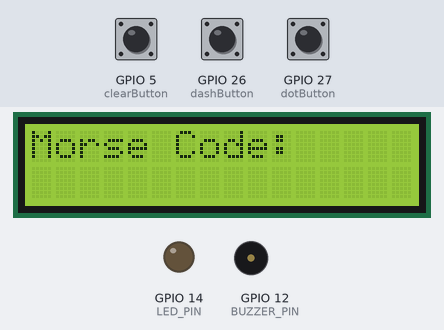
Bench run of a sketch on a simulated ESP32. Shown: 16×2 character LCD, output pins drawn as LEDs (lit = HIGH), buzzer (waves = sounding). The inputs (shaded band) are chosen by the test bench; at power-on: GPIO 26 (dashButton) HIGH, GPIO 27 (dotButton) HIGH, GPIO 5 (clearButton) HIGH. WiFi joins after 1.5 s; servers stay silent unless stated; what the sketch prints to the serial monitor is not drawn.

Above: at 4.8 s.
4.9 s: GPIO 26 (dashButton) pulled LOW for 0.15 s
At 6.9 s:
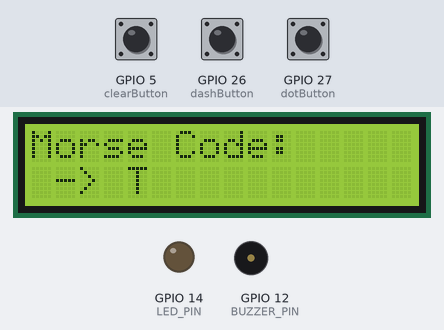
7.5 s: GPIO 27 (dotButton) pulled LOW for 1 s
At 10.6 s:
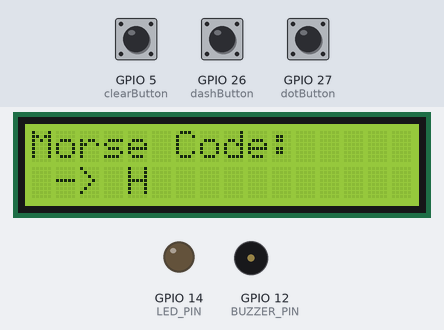
11.0 s: GPIO 27 (dotButton) pulled LOW for 0.15 s
At 12.7 s:
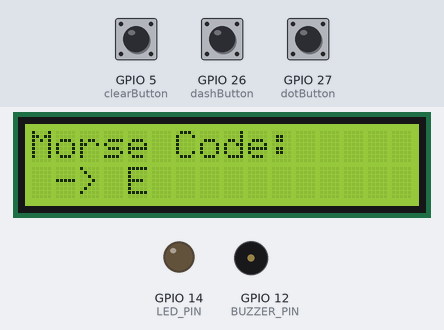
13.6 s: GPIO 26 (dashButton) pulled LOW for 1 s
At 16.4 s:
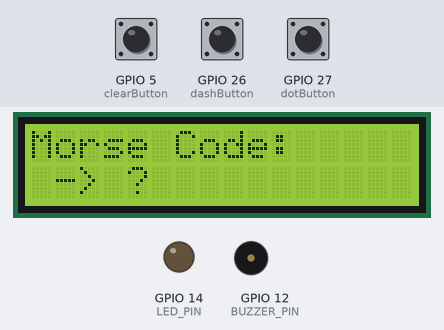
17.0 s: GPIO 5 (clearButton) pulled LOW for 0.15 s
At 18.2 s:
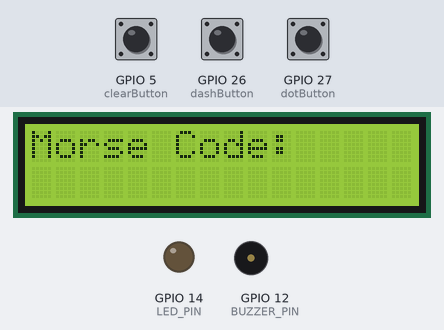
18.6 s: GPIO 26 (dashButton) pulsed LOW 2 times (0.12 s each, 0.3 s apart)
At 19.99 s:
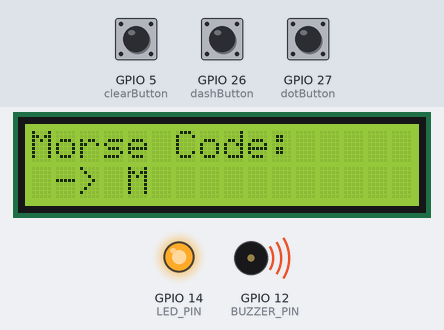
Timing chart, 0 to 21.6 s (numbered marks = the images above; inputs shaded):
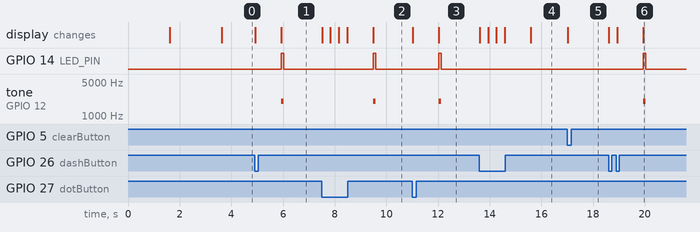

The sketch:

Tactile_Digital_Bridge.ino
```cpp
/*
  Tactile-Digital Bridge: Morse Code Messaging System
  Author: Parth Khare
  Description: Allows bidirectional communication using tactile Morse code input and a web-based interface hosted on ESP32.
*/
#include <WiFi.h>
#include <WebServer.h>
#include <Wire.h>
#include <LiquidCrystal_I2C.h>

const char* ssid = "ssid";
const char* password = "password";


WebServer server(80);

const int dashButton = 26;
const int dotButton = 27;
#define BUZZER_PIN 12
#define LED_PIN 14
const int clearButton = 5;

String morseCode = "";
unsigned long lastInputTime = 0;
String decodedMessage = "";
String webMessage = "";

const char* morseAlphabet[] = {
  ".-", "-...", "-.-.", "-..", ".", "..-.", "--.", "....", "..", ".---",
  "-.-", ".-..", "--", "-.", "---", ".--.", "--.-", ".-.", "...", "-",
  "..-", "...-", ".--", "-..-", "-.--", "--..",
  "-----", ".----", "..---", "...--", "....-", ".....",
  "-....", "--...", "---..", "----."
};
const char asciiChars[] = "ABCDEFGHIJKLMNOPQRSTUVWXYZ0123456789";

LiquidCrystal_I2C lcd(0x27, 16, 2);

void handleMorseInput();
void updateDisplay();
void decodeMorse();
void connectToWiFi();

void setup() {
  Serial.begin(115200);
  pinMode(dashButton, INPUT_PULLUP);
  pinMode(dotButton, INPUT_PULLUP);
  pinMode(BUZZER_PIN, OUTPUT);
  pinMode(LED_PIN, OUTPUT);
  pinMode(clearButton, INPUT_PULLUP);

  lcd.init();
  lcd.backlight();
  lcd.clear();
  lcd.print("WiFi Connecting");

  connectToWiFi();

  server.on("/", handleRoot);

  server.on("/send", HTTP_POST, []() {
    if (server.hasArg("message")) {
      Serial.println("Testing Buzzer and LED...");
      webMessage = server.arg("message");
      Serial.println("Received from browser: " + webMessage);
      lcd.setCursor(0, 1);
      lcd.print("                ");
      lcd.setCursor(0, 1);
      lcd.print("Web: ");
      lcd.print(webMessage);
      tone(BUZZER_PIN, 2000, 100);
      digitalWrite(LED_PIN, HIGH);
      delay(100);
      digitalWrite(LED_PIN, LOW);
      server.send(200, "text/plain", "OK");
    } else {
      server.send(400, "text/plain", "Missing message");
    }
  });

  server.begin();
  Serial.println("HTTP Server Started");

  lcd.clear();
  lcd.setCursor(0, 0);
  lcd.print("Morse Code:");
  Serial.println("System Ready");
}

void loop() {
  server.handleClient();
  handleMorseInput();
}

void connectToWiFi() {
  Serial.println("\nAttempting WiFi connection...");
  Serial.print("SSID: ");
  Serial.println(ssid);

  WiFi.mode(WIFI_STA);
  WiFi.setSleep(false);
  WiFi.begin(ssid, password);

  unsigned long startTime = millis();
  while (WiFi.status() != WL_CONNECTED && millis() - startTime < 30000) {
    delay(500);
    Serial.print(".");
  }

  if (WiFi.status() == WL_CONNECTED) {
    Serial.println("\nWiFi Connected!");
    Serial.print("IP Address: ");
    Serial.println(WiFi.localIP());

    lcd.clear();
    lcd.print("WiFi Connected");
    lcd.setCursor(0, 1);
    lcd.print(WiFi.localIP());
    delay(2000);
  } else {
    Serial.println("\nWiFi Connection Failed!");
    lcd.clear();
    lcd.print("WiFi Failed!");
    while (true) delay(1000);
  }
}

void handleMorseInput() {
  static unsigned long lastDebounceTime = 0;
  const int debounceDelay = 300;

  if (digitalRead(dashButton) == LOW && (millis() - lastDebounceTime) > debounceDelay) {
    morseCode += "-";
    Serial.println("Added: -");
    updateDisplay();
    lastInputTime = millis();
    lastDebounceTime = millis();
  }

  if (digitalRead(dotButton) == LOW && (millis() - lastDebounceTime) > debounceDelay) {
    morseCode += ".";
    Serial.println("Added: .");
    updateDisplay();
    lastInputTime = millis();
    lastDebounceTime = millis();
  }
  if (digitalRead(clearButton) == LOW && (millis() - lastDebounceTime) > debounceDelay) {
    clearLCD();
  }

  if (millis() - lastInputTime > 1000 && morseCode.length() > 0) {
    Serial.print("Decoding: ");
    Serial.println(morseCode);
    decodeMorse();
    morseCode = "";
  }
}
void clearLCD() {
  morseCode = "";
  decodedMessage = "";
  webMessage = "";

  lcd.clear();
  lcd.setCursor(0, 0);
  lcd.print("Morse Code:");

  delay(500);
}

void updateDisplay() {
  lcd.setCursor(0, 1);
  lcd.print("                ");
  lcd.setCursor(0, 1);
  lcd.print(morseCode);
  Serial.print("Current Morse: ");
  Serial.println(morseCode);
}

void decodeMorse() {
  for (int i = 0; i < 36; i++) {
    if (morseCode == morseAlphabet[i]) {
      char decodedChar = asciiChars[i];
      Serial.print("Decoded '");
      Serial.print(morseCode);
      Serial.print("' as: ");
      Serial.println(decodedChar);

      lcd.setCursor(0, 1);
      lcd.print(" -> ");
      lcd.print(decodedChar);

      decodedMessage += decodedChar;

      tone(BUZZER_PIN, 2000, 100);
      digitalWrite(LED_PIN, HIGH);
      delay(100);
      digitalWrite(LED_PIN, LOW);
      return;
    }
  }

  Serial.print("Unknown Morse: ");
  Serial.println(morseCode);
  lcd.setCursor(0, 1);
  lcd.print(" -> ?");
}

void handleRoot() {
  String html = R"rawliteral(
<!DOCTYPE html>
<html lang="en">
<head>
  <meta charset="UTF-8">
  <title>Tactile-Digital Bridge</title>
  <meta name="viewport" content="width=device-width, initial-scale=1">
  <meta http-equiv="refresh" content="2">
  <style>
    body {
      font-family: 'Segoe UI', sans-serif;
      background: linear-gradient(to right, #1e1e2f, #2c2f4a);
      color: #f5f5f5;
      margin: 0;
      padding: 0;
    }
    .header {
      background: #12121c;
      padding: 20px;
      text-align: center;
      border-bottom: 2px solid #00bcd4;
    }
    .header h1 {
      margin: 0;
      font-size: 24px;
      color: #00bcd4;
    }
    .device-name {
      font-size: 14px;
      color: #aaa;
      margin-top: 5px;
    }
    .container {
      max-width: 600px;
      margin: 20px auto;
      background: #2b2e48;
      border-radius: 10px;
      padding: 20px;
      box-shadow: 0 0 10px #00000050;
    }
    .section {
      margin-bottom: 20px;
    }
    .label {
      font-size: 13px;
      color: #bbb;
      margin-bottom: 5px;
    }
    .about-box {
      background: #202235;
      padding: 15px;
      border-radius: 8px;
      font-size: 14px;
      line-height: 1.6;
      color: #ddd;
    }
    .chatbox {
      background: #191c2b;
      padding: 10px 15px;
      border-radius: 6px;
      min-height: 40px;
      font-size: 16px;
      word-wrap: break-word;
    }
    input, button {
      width: 100%;
      padding: 10px;
      margin-top: 10px;
      font-size: 14px;
      border: none;
      border-radius: 5px;
    }
    button {
      background: #00bcd4;
      color: #fff;
      cursor: pointer;
    }
    .footer {
      text-align: center;
      margin-top: 25px;
      font-size: 13px;
      color: #888;
    }
  </style>
</head>
<body>
  <div class="header">
    <h1>🟢 Tactile-Digital Bridge</h1>
    <div class="device-name">Morse Messaging System</div>
  </div>

  <div class="container">
    <div class="section">
      <div class="label">ℹ️ About Tactile-Digital Bridge:</div>
      <div class="about-box">
        <ul>
          <li>⚡ A real-time Morse Code communication system built on the powerful ESP32 platform.</li>
          <li>🖲️ Accepts tactile Morse input through intuitive dot and dash buttons.</li>
          <li>🔍 Instantly decodes Morse code into readable text with high accuracy.</li>
          <li>📟 Displays messages on an integrated 16x2 I2C LCD screen for quick feedback.</li>
          <li>🌐 Hosts a lightweight, embedded web server for wireless interaction over Wi-Fi.</li>
          <li>🔄 Enables seamless two-way messaging between the ESP32 device and any web browser.</li>
          <li>🔔 Provides tactile (buzzer) and visual (LED) alerts for decoded or received messages.</li>
          <li>🚀 Designed for portability, real-time operation, and full independence from external servers.</li>
        </ul>
        <hr style="border: 0; border-top: 1px solid #555; margin: 10px 0;">
        <p style="font-size: 13px; color: #bbb; text-align: center;">
          Made by <strong>Parth Khare (22102011)</strong>
        </p>
      </div>
    </div>

    <div class="section">
      <div class="label">📨 Decoded Message (ESP32 → PC):</div>
      <div class="chatbox">)rawliteral" + decodedMessage + R"rawliteral(</div>
    </div>

    <div class="section">
      <div class="label">💬 PC → ESP32 (Send Message):</div>
      <input type="text" id="msgInput" placeholder="Type your message...">
      <button onclick="sendMessage()">Send</button>
    </div>

    <div class="footer">
      Device IP: )rawliteral" + WiFi.localIP().toString() + R"rawliteral( <br>
      Powered by ESP32 | Morse Chat v1.0
    </div>
  </div>

<script>
function sendMessage() {
  let msg = document.getElementById('msgInput').value;
  if (msg.trim() === "") return;
  let xhr = new XMLHttpRequest();
  xhr.open("POST", "/send", true);
  xhr.setRequestHeader("Content-Type", "application/x-www-form-urlencoded");
  xhr.send("message=" + encodeURIComponent(msg));
  document.getElementById('msgInput').value = "";
}
</script>
</body>
</html>
)rawliteral";

  server.send(200, "text/html", html);
}
```

Measured:
- after the input at 4.9 s, GPIO 14 (LED_PIN): LOW → HIGH after 1.0 s, → LOW 0.10 s later; tone on GPIO 12 (BUZZER_PIN): silent → 2000 Hz after 1.0 s, → silent 0.10 s later; the display: first changes at once (image 1 shows a later state)
- after the input at 7.5 s, GPIO 14 (LED_PIN): LOW → HIGH after 2.0 s, → LOW 0.10 s later; tone on GPIO 12 (BUZZER_PIN): silent → 2000 Hz after 2.0 s, → silent 0.10 s later; the display: first changes at once (image 2 shows a later state)
- after the input at 11.0 s, GPIO 14 (LED_PIN): LOW → HIGH after 1.0 s, → LOW 0.10 s later; tone on GPIO 12 (BUZZER_PIN): silent → 2000 Hz after 1.0 s, → silent 0.10 s later; the display: first changes at once (image 3 shows a later state)
- after the input at 13.6 s, the display: first changes at once (image 4 shows a later state)
- after the input at 17.0 s, the display: changes at once (image 5)
- after the input at 18.6 s, GPIO 14 (LED_PIN): LOW → HIGH after 1.3 s, → LOW 0.10 s later; tone on GPIO 12 (BUZZER_PIN): silent → 2000 Hz after 1.3 s, → silent 0.10 s later; the display: first changes at once (image 6 shows a later state)
